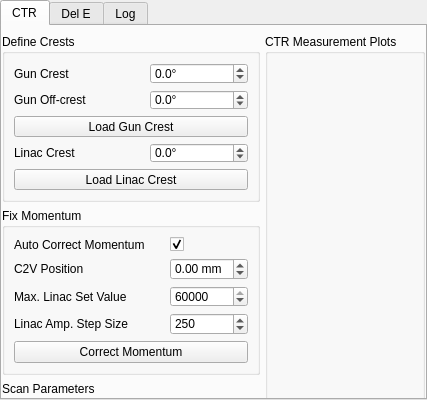
     <widget class="QTabWidget" name="tabWidget">
      <property name="enabled">
       <bool>true</bool>
      </property>
      <property name="sizePolicy">
       <sizepolicy hsizetype="Expanding" vsizetype="Expanding">
        <horstretch>0</horstretch>
        <verstretch>0</verstretch>
       </sizepolicy>
      </property>
      <property name="autoFillBackground">
       <bool>false</bool>
      </property>
      <property name="tabPosition">
       <enum>QTabWidget::North</enum>
      </property>
      <property name="tabShape">
       <enum>QTabWidget::Rounded</enum>
      </property>
      <property name="currentIndex">
       <number>0</number>
      </property>
      <widget class="QWidget" name="CTR_Tab">
       <attribute name="icon">
        <iconset>
         <normaloff>ctr.png</normaloff>ctr.png</iconset>
       </attribute>
       <attribute name="title">
        <string>CTR</string>
       </attribute>
       <layout class="QGridLayout" name="gridLayout_2">
        <property name="leftMargin">
         <number>0</number>
        </property>
        <property name="topMargin">
         <number>8</number>
        </property>
        <property name="rightMargin">
         <number>0</number>
        </property>
        <property name="bottomMargin">
         <number>10</number>
        </property>
        <property name="spacing">
         <number>5</number>
        </property>
        <item row="0" column="0">
         <widget class="QWidget" name="widget" native="true">
          <property name="sizePolicy">
           <sizepolicy hsizetype="Preferred" vsizetype="Preferred">
            <horstretch>0</horstretch>
            <verstretch>0</verstretch>
           </sizepolicy>
          </property>
          <property name="minimumSize">
           <size>
            <width>0</width>
            <height>600</height>
           </size>
          </property>
          <property name="maximumSize">
           <size>
            <width>16777215</width>
            <height>600</height>
           </size>
          </property>
          <layout class="QVBoxLayout" name="verticalLayout">
           <property name="margin">
            <number>0</number>
           </property>
           <item>
            <widget class="QGroupBox" name="CTR_Crests_Box">
             <property name="sizePolicy">
              <sizepolicy hsizetype="Preferred" vsizetype="Fixed">
               <horstretch>0</horstretch>
               <verstretch>0</verstretch>
              </sizepolicy>
             </property>
             <property name="title">
              <string>Define Crests</string>
             </property>
             <layout class="QGridLayout" name="gridLayout">
              <item row="2" column="0">
               <widget class="QLabel" name="label_6">
                <property name="text">
                 <string>Gun Off-crest</string>
                </property>
               </widget>
              </item>
              <item row="1" column="1">
               <widget class="QDoubleSpinBox" name="CTR_Gun_Crest_Set">
                <property name="toolTip">
                 <string>Nominal Gun crest</string>
                </property>
                <property name="suffix">
                 <string>°</string>
                </property>
                <property name="decimals">
                 <number>1</number>
                </property>
                <property name="minimum">
                 <double>-180.000000000000000</double>
                </property>
                <property name="maximum">
                 <double>180.000000000000000</double>
                </property>
               </widget>
              </item>
              <item row="1" column="0">
               <widget class="QLabel" name="label_14">
                <property name="text">
                 <string>Gun Crest</string>
                </property>
               </widget>
              </item>
              <item row="3" column="0" colspan="2">
               <widget class="QPushButton" name="CTR_Gun_Load_Crest_Button">
                <property name="toolTip">
                 <string>Load the latest Gun auto-crester data</string>
                </property>
                <property name="text">
                 <string>Load Gun Crest</string>
                </property>
               </widget>
              </item>
              <item row="4" column="0">
               <widget class="QLabel" name="label_13">
                <property name="minimumSize">
                 <size>
                  <width>130</width>
                  <height>0</height>
                 </size>
                </property>
                <property name="text">
                 <string>Linac Crest</string>
                </property>
               </widget>
              </item>
              <item row="4" column="1">
               <widget class="QDoubleSpinBox" name="CTR_Linac1_Crest_Set">
                <property name="toolTip">
                 <string>Nominal Linac 1 crest</string>
                </property>
                <property name="suffix">
                 <string>°</string>
                </property>
                <property name="decimals">
                 <number>1</number>
                </property>
                <property name="minimum">
                 <double>-180.000000000000000</double>
                </property>
                <property name="maximum">
                 <double>180.000000000000000</double>
                </property>
               </widget>
              </item>
              <item row="5" column="0" colspan="2">
               <widget class="QPushButton" name="CTR_Linac_Load_Crest_Button">
                <property name="maximumSize">
                 <size>
                  <width>16777215</width>
                  <height>16777215</height>
                 </size>
                </property>
                <property name="toolTip">
                 <string>Load the latest Linac 1 auto-crester data</string>
                </property>
                <property name="text">
                 <string>Load Linac Crest</string>
                </property>
               </widget>
              </item>
              <item row="2" column="1">
               <widget class="QDoubleSpinBox" name="CTR_Gun_OffCrest_Set">
                <property name="suffix">
                 <string>°</string>
                </property>
                <property name="decimals">
                 <number>1</number>
                </property>
                <property name="minimum">
                 <double>-180.000000000000000</double>
                </property>
                <property name="maximum">
                 <double>180.000000000000000</double>
                </property>
               </widget>
              </item>
             </layout>
            </widget>
           </item>
           <item>
            <widget class="QGroupBox" name="CTR_Momentum_Box">
             <property name="sizePolicy">
              <sizepolicy hsizetype="Preferred" vsizetype="Fixed">
               <horstretch>0</horstretch>
               <verstretch>0</verstretch>
              </sizepolicy>
             </property>
             <property name="title">
              <string>Fix Momentum</string>
             </property>
             <layout class="QFormLayout" name="formLayout_5">
              <property name="fieldGrowthPolicy">
               <enum>QFormLayout::AllNonFixedFieldsGrow</enum>
              </property>
              <item row="0" column="0">
               <widget class="QLabel" name="label_33">
                <property name="text">
                 <string>Auto Correct Momentum</string>
                </property>
               </widget>
              </item>
              <item row="0" column="1">
               <widget class="QCheckBox" name="CTR_Auto_Correct_Set">
                <property name="toolTip">
                 <string>Auto-correct the momentum with phase change?</string>
                </property>
                <property name="text">
                 <string/>
                </property>
                <property name="checked">
                 <bool>true</bool>
                </property>
               </widget>
              </item>
              <item row="1" column="0">
               <widget class="QLabel" name="label">
                <property name="minimumSize">
                 <size>
                  <width>150</width>
                  <height>0</height>
                 </size>
                </property>
                <property name="text">
                 <string>C2V Position</string>
                </property>
               </widget>
              </item>
              <item row="1" column="1">
               <widget class="QDoubleSpinBox" name="CTR_C2V_Position_Set">
                <property name="toolTip">
                 <string>Nominal CSV X position to correct to</string>
                </property>
                <property name="suffix">
                 <string> mm</string>
                </property>
                <property name="minimum">
                 <double>-8.000000000000000</double>
                </property>
                <property name="maximum">
                 <double>8.000000000000000</double>
                </property>
                <property name="singleStep">
                 <double>0.100000000000000</double>
                </property>
               </widget>
              </item>
              <item row="2" column="0">
               <widget class="QLabel" name="label_10">
                <property name="text">
                 <string>Max. Linac Set Value</string>
                </property>
               </widget>
              </item>
              <item row="2" column="1">
               <widget class="QSpinBox" name="CTR_Max_Linac_Set">
                <property name="toolTip">
                 <string>Maximum linac amplitude allowed</string>
                </property>
                <property name="maximum">
                 <number>60000</number>
                </property>
                <property name="singleStep">
                 <number>500</number>
                </property>
                <property name="value">
                 <number>60000</number>
                </property>
               </widget>
              </item>
              <item row="4" column="0" colspan="2">
               <widget class="QPushButton" name="CTR_Correct_Momentum_Button">
                <property name="toolTip">
                 <string>Perform a momentum correction</string>
                </property>
                <property name="text">
                 <string>Correct Momentum</string>
                </property>
                <property name="checked">
                 <bool>false</bool>
                </property>
               </widget>
              </item>
              <item row="3" column="0">
               <widget class="QLabel" name="label_5">
                <property name="text">
                 <string>Linac Amp. Step Size</string>
                </property>
               </widget>
              </item>
              <item row="3" column="1">
               <widget class="QSpinBox" name="CTR_Linac_Step_Set">
                <property name="toolTip">
                 <string>Step size for the momentum correction</string>
                </property>
                <property name="minimum">
                 <number>10</number>
                </property>
                <property name="maximum">
                 <number>1000</number>
                </property>
                <property name="singleStep">
                 <number>10</number>
                </property>
                <property name="value">
                 <number>250</number>
                </property>
               </widget>
              </item>
             </layout>
            </widget>
           </item>
           <item>
            <widget class="QGroupBox" name="CTR_Scan_Box">
             <property name="sizePolicy">
              <sizepolicy hsizetype="Preferred" vsizetype="Fixed">
               <horstretch>0</horstretch>
               <verstretch>0</verstretch>
              </sizepolicy>
             </property>
             <property name="minimumSize">
              <size>
               <width>0</width>
               <height>190</height>
              </size>
             </property>
             <property name="maximumSize">
              <size>
               <width>16777215</width>
               <height>190</height>
              </size>
             </property>
             <property name="title">
              <string>Scan Parameters</string>
             </property>
             <layout class="QFormLayout" name="formLayout">
              <property name="fieldGrowthPolicy">
               <enum>QFormLayout::AllNonFixedFieldsGrow</enum>
              </property>
              <item row="0" column="0">
               <widget class="QLabel" name="label_11">
                <property name="minimumSize">
                 <size>
                  <width>150</width>
                  <height>0</height>
                 </size>
                </property>
                <property name="text">
                 <string>Phase Minimum</string>
                </property>
               </widget>
              </item>
              <item row="0" column="1">
               <widget class="QSpinBox" name="CTR_Phase_Start_Set">
                <property name="toolTip">
                 <string>Starting phase for the scan</string>
                </property>
                <property name="suffix">
                 <string>°</string>
                </property>
                <property name="minimum">
                 <number>-180</number>
                </property>
                <property name="maximum">
                 <number>180</number>
                </property>
                <property name="value">
                 <number>-15</number>
                </property>
               </widget>
              </item>
              <item row="1" column="0">
               <widget class="QLabel" name="label_12">
                <property name="text">
                 <string>Phase Maximum</string>
                </property>
               </widget>
              </item>
              <item row="1" column="1">
               <widget class="QSpinBox" name="CTR_Phase_End_Set">
                <property name="toolTip">
                 <string>Final phase for the scan</string>
                </property>
                <property name="suffix">
                 <string>°</string>
                </property>
                <property name="minimum">
                 <number>-180</number>
                </property>
                <property name="maximum">
                 <number>180</number>
                </property>
                <property name="value">
                 <number>0</number>
                </property>
               </widget>
              </item>
              <item row="2" column="0">
               <widget class="QLabel" name="label_28">
                <property name="text">
                 <string>Phase Step Size</string>
                </property>
               </widget>
              </item>
              <item row="2" column="1">
               <widget class="QDoubleSpinBox" name="CTR_Phase_Step_Set">
                <property name="toolTip">
                 <string>Step size for the linac phase</string>
                </property>
                <property name="suffix">
                 <string>°</string>
                </property>
                <property name="decimals">
                 <number>1</number>
                </property>
                <property name="minimum">
                 <double>0.100000000000000</double>
                </property>
                <property name="maximum">
                 <double>5.000000000000000</double>
                </property>
                <property name="value">
                 <double>1.000000000000000</double>
                </property>
               </widget>
              </item>
              <item row="3" column="0">
               <widget class="QLabel" name="label_3">
                <property name="minimumSize">
                 <size>
                  <width>150</width>
                  <height>0</height>
                 </size>
                </property>
                <property name="text">
                 <string>Number of Shots (per point)</string>
                </property>
               </widget>
              </item>
              <item row="3" column="1">
               <widget class="QSpinBox" name="CTR_NShots_Set">
                <property name="toolTip">
                 <string>Number of BPM readings to average for the BPM phase scan</string>
                </property>
                <property name="minimum">
                 <number>1</number>
                </property>
                <property name="maximum">
                 <number>100</number>
                </property>
                <property name="value">
                 <number>25</number>
                </property>
               </widget>
              </item>
              <item row="4" column="0" colspan="2">
               <widget class="Line" name="line">
                <property name="sizePolicy">
                 <sizepolicy hsizetype="Minimum" vsizetype="Fixed">
                  <horstretch>0</horstretch>
                  <verstretch>0</verstretch>
                 </sizepolicy>
                </property>
                <property name="minimumSize">
                 <size>
                  <width>0</width>
                  <height>10</height>
                 </size>
                </property>
                <property name="orientation">
                 <enum>Qt::Horizontal</enum>
                </property>
               </widget>
              </item>
              <item row="5" column="0">
               <widget class="QLabel" name="label_4">
                <property name="text">
                 <string>Detector Sensitivity</string>
                </property>
               </widget>
              </item>
              <item row="6" column="0" colspan="2">
               <widget class="QWidget" name="widget_4" native="true">
                <property name="sizePolicy">
                 <sizepolicy hsizetype="Expanding" vsizetype="Preferred">
                  <horstretch>0</horstretch>
                  <verstretch>0</verstretch>
                 </sizepolicy>
                </property>
                <property name="minimumSize">
                 <size>
                  <width>35</width>
                  <height>25</height>
                 </size>
                </property>
                <property name="maximumSize">
                 <size>
                  <width>220</width>
                  <height>16777215</height>
                 </size>
                </property>
                <layout class="QHBoxLayout" name="horizontalLayout_4">
                 <property name="spacing">
                  <number>0</number>
                 </property>
                 <property name="margin">
                  <number>0</number>
                 </property>
                 <item>
                  <widget class="QPushButton" name="CTR_Detector_Sensitivity_1">
                   <property name="styleSheet">
                    <string notr="true">background-color: rgb(255, 252, 206);</string>
                   </property>
                   <property name="text">
                    <string/>
                   </property>
                  </widget>
                 </item>
                 <item>
                  <widget class="QPushButton" name="CTR_Detector_Sensitivity_2">
                   <property name="styleSheet">
                    <string notr="true">background-color: rgb(255, 255, 127);</string>
                   </property>
                   <property name="text">
                    <string/>
                   </property>
                  </widget>
                 </item>
                 <item>
                  <widget class="QPushButton" name="CTR_Detector_Sensitivity_3">
                   <property name="styleSheet">
                    <string notr="true">background-color: rgb(236, 194, 26);</string>
                   </property>
                   <property name="text">
                    <string/>
                   </property>
                  </widget>
                 </item>
                 <item>
                  <widget class="QPushButton" name="CTR_Detector_Sensitivity_4">
                   <property name="styleSheet">
                    <string notr="true">background-color: rgb(175, 127, 44);</string>
                   </property>
                   <property name="text">
                    <string/>
                   </property>
                  </widget>
                 </item>
                 <item>
                  <widget class="QPushButton" name="CTR_Detector_Sensitivity_5">
                   <property name="styleSheet">
                    <string notr="true">background-color: rgb(121, 89, 14);</string>
                   </property>
                   <property name="text">
                    <string/>
                   </property>
                  </widget>
                 </item>
                </layout>
               </widget>
              </item>
             </layout>
            </widget>
           </item>
           <item>
            <widget class="QGroupBox" name="Gun_Fine_Crest">
             <property name="sizePolicy">
              <sizepolicy hsizetype="Preferred" vsizetype="Fixed">
               <horstretch>0</horstretch>
               <verstretch>0</verstretch>
              </sizepolicy>
             </property>
             <property name="minimumSize">
              <size>
               <width>0</width>
               <height>80</height>
              </size>
             </property>
             <property name="maximumSize">
              <size>
               <width>16777215</width>
               <height>80</height>
              </size>
             </property>
             <property name="title">
              <string>Do Scan</string>
             </property>
             <layout class="QGridLayout" name="gridLayout_5">
              <item row="1" column="0">
               <widget class="QPushButton" name="CTR_Do_Scan_Button">
                <property name="minimumSize">
                 <size>
                  <width>0</width>
                  <height>23</height>
                 </size>
                </property>
                <property name="toolTip">
                 <string>Run CTR Scan</string>
                </property>
                <property name="text">
                 <string>Scan</string>
                </property>
                <property name="checked">
                 <bool>false</bool>
                </property>
               </widget>
              </item>
              <item row="1" column="1">
               <widget class="QPushButton" name="CTR_Save_Button">
                <property name="minimumSize">
                 <size>
                  <width>0</width>
                  <height>23</height>
                 </size>
                </property>
                <property name="toolTip">
                 <string>Save data arrays</string>
                </property>
                <property name="text">
                 <string>Save</string>
                </property>
               </widget>
              </item>
              <item row="2" column="0">
               <widget class="QLabel" name="label_2">
                <property name="text">
                 <string>Maximum Compression</string>
                </property>
               </widget>
              </item>
              <item row="2" column="1">
               <widget class="QDoubleSpinBox" name="CTR_Max_Compression">
                <property name="enabled">
                 <bool>true</bool>
                </property>
                <property name="font">
                 <font>
                  <weight>75</weight>
                  <bold>true</bold>
                 </font>
                </property>
                <property name="toolTip">
                 <string>Calculated phase of maximum compression</string>
                </property>
                <property name="alignment">
                 <set>Qt::AlignCenter</set>
                </property>
                <property name="readOnly">
                 <bool>true</bool>
                </property>
                <property name="buttonSymbols">
                 <enum>QAbstractSpinBox::NoButtons</enum>
                </property>
                <property name="suffix">
                 <string>°</string>
                </property>
                <property name="decimals">
                 <number>1</number>
                </property>
                <property name="minimum">
                 <double>-180.000000000000000</double>
                </property>
                <property name="maximum">
                 <double>180.000000000000000</double>
                </property>
               </widget>
              </item>
             </layout>
            </widget>
           </item>
          </layout>
         </widget>
        </item>
        <item row="0" column="1" rowspan="2">
         <widget class="QGroupBox" name="CTR_Plots_Box">
          <property name="sizePolicy">
           <sizepolicy hsizetype="Expanding" vsizetype="Expanding">
            <horstretch>1</horstretch>
            <verstretch>0</verstretch>
           </sizepolicy>
          </property>
          <property name="minimumSize">
           <size>
            <width>0</width>
            <height>550</height>
           </size>
          </property>
          <property name="maximumSize">
           <size>
            <width>16777215</width>
            <height>630</height>
           </size>
          </property>
          <property name="title">
           <string>CTR Measurement Plots</string>
          </property>
          <layout class="QVBoxLayout" name="CTR_Plots_Layout"/>
         </widget>
        </item>
        <item row="2" column="1">
         <spacer name="verticalSpacer">
          <property name="orientation">
           <enum>Qt::Vertical</enum>
          </property>
          <property name="sizeHint" stdset="0">
           <size>
            <width>20</width>
            <height>40</height>
           </size>
          </property>
         </spacer>
        </item>
       </layout>
      </widget>
      <widget class="QWidget" name="linac1_Tab">
       <property name="enabled">
        <bool>false</bool>
       </property>
       <attribute name="icon">
        <iconset>
         <normaloff>spread.png</normaloff>spread.png</iconset>
       </attribute>
       <attribute name="title">
        <string>Del E</string>
       </attribute>
       <layout class="QGridLayout" name="gridLayout_11">
        <item row="0" column="0">
         <widget class="QWidget" name="widget_3" native="true">
          <layout class="QVBoxLayout" name="verticalLayout_2">
           <property name="spacing">
            <number>0</number>
           </property>
           <property name="margin">
            <number>0</number>
           </property>
           <item>
            <spacer name="verticalSpacer_2">
             <property name="orientation">
              <enum>Qt::Vertical</enum>
             </property>
             <property name="sizeHint" stdset="0">
              <size>
               <width>20</width>
               <height>40</height>
              </size>
             </property>
            </spacer>
           </item>
          </layout>
         </widget>
        </item>
       </layout>
      </widget>
      <widget class="QWidget" name="logTab">
       <attribute name="icon">
        <iconset>
         <normaloff>../../Resources/Icons/log.png</normaloff>../../Resources/Icons/log.png</iconset>
       </attribute>
       <attribute name="title">
        <string>Log</string>
       </attribute>
       <layout class="QVBoxLayout" name="logTabLayout"/>
      </widget>
     </widget>
